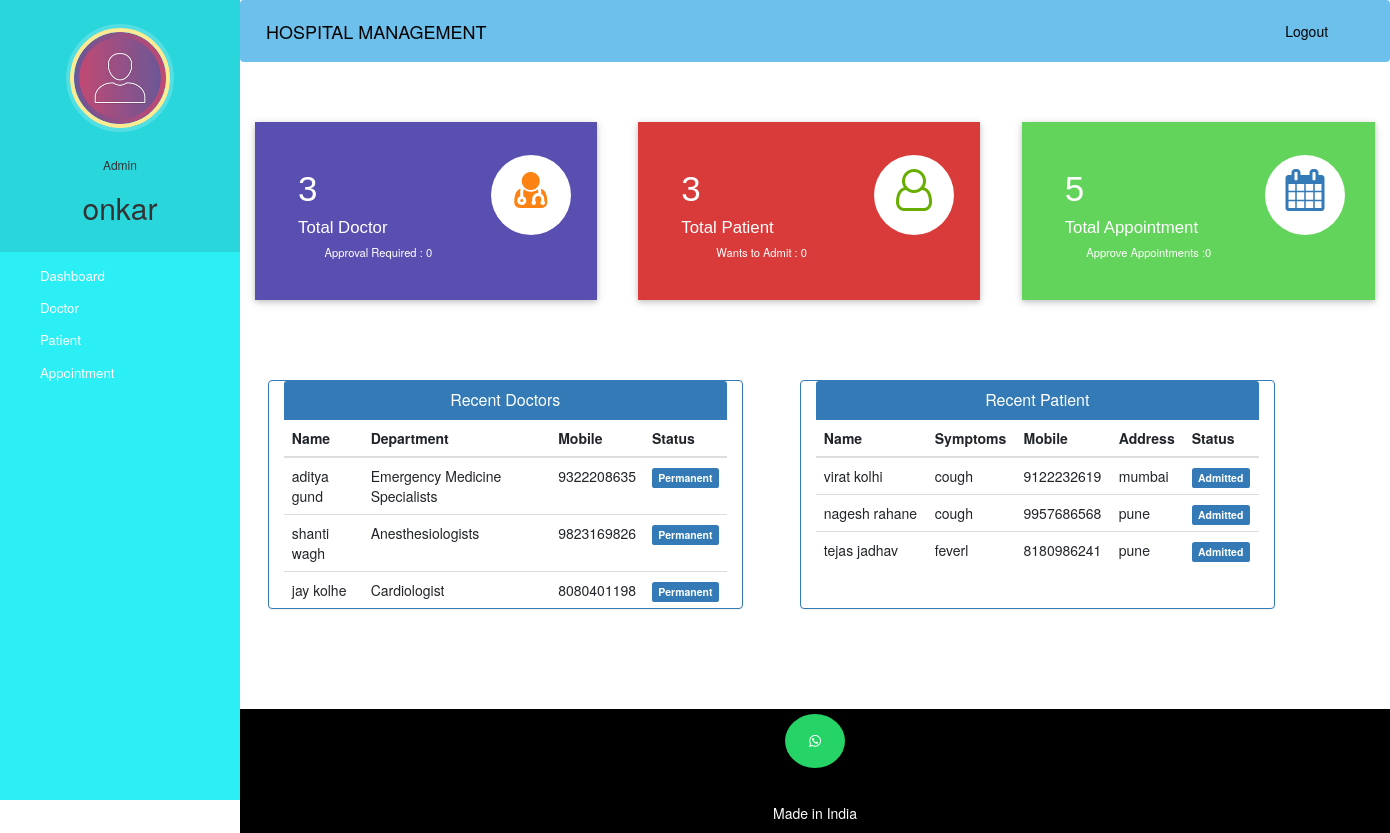
Page /admin-dashboard (signed in) on the committed database.
### hospital/models.py (models this page shows, shortened)
class Doctor(models.Model):
    user=models.OneToOneField(User,on_delete=models.CASCADE)
    profile_pic=models.ImageField(upload_to='profile_pic/DoctorProfilePic/',null=True,blank=True)#null is use for when we not give any image save default blank we can remain it blank
    address = models.CharField(max_length=40)
    mobile = models.CharField(max_length=20,null=True)
    department= models.CharField(max_length=50,choices=departments,default='Cardiologist')
    status=models.BooleanField(default=False)
    @property
    def get_name(self):
        return self.user.first_name+" "+self.user.last_name

class Patient(models.Model):
    user=models.OneToOneField(User,on_delete=models.CASCADE)
    profile_pic= models.ImageField(upload_to='profile_pic/PatientProfilePic/',null=True,blank=True)
    address = models.CharField(max_length=40)
    mobile = models.CharField(max_length=20,null=False)
    symptoms = models.CharField(max_length=100,null=False)
    assignedDoctorId = models.PositiveIntegerField(null=True)
    admitDate=models.DateField(auto_now=True)
    status=models.BooleanField(default=False)
    @property
    def get_name(self):
        return self.user.first_name+" "+self.user.last_name

### hospital/views.py (the view)
# urls.py: path('admin-dashboard', views.admin_dashboard_view,name='admin-dashboard'),
@login_required(login_url='adminlogin')
@user_passes_test(is_admin)
def admin_dashboard_view(request):
    doctors=models.Doctor.objects.all().order_by('-id')
    patients=models.Patient.objects.all().order_by('-id')
    doctorcount=models.Doctor.objects.all().filter(status=True).count()
    pendingdoctorcount=models.Doctor.objects.all().filter(status=False).count()
    patientcount=models.Patient.objects.all().filter(status=True).count()
    pendingpatientcount=models.Patient.objects.all().filter(status=False).count()
    appointmentcount=models.Appointment.objects.all().filter(status=True).count()
    pendingappointmentcount=models.Appointment.objects.all().filter(status=False).count()
    mydict={
    'doctors':doctors,
    'patients':patients,
    'doctorcount':doctorcount,
    'pendingdoctorcount':pendingdoctorcount,
    'patientcount':patientcount,
    'pendingpatientcount':pendingpatientcount,
    'appointmentcount':appointmentcount,
    'pendingappointmentcount':pendingappointmentcount,
    }
    return render(request,'hospital/admin_dashboard.html',context=mydict)

### hospital/views.py (called while the page is built)
def is_admin(user):
    return user.groups.filter(name='ADMIN').exists()

### templates/hospital/admin_dashboard.html
{% extends 'hospital/admin_base.html' %}
{% load static %}
{% block content %}
{%include 'hospital/admin_dashboard_cards.html'%}
<br><br><br><br>
<div class="container">
  <div class="row">
    <div class="panel panel-primary col-md-5" style="margin-left:2%;">
      <div class="panel-heading" style="text-align:center;">
        <h6 class="panel-title">Recent Doctors</h6>
      </div>
      <table class="table table-hover" id="dev-table">
        <thead>
          <tr>
            <th>Name</th>
            <th>Department</th>
            <th>Mobile</th>
            <th>Status</th>
          </tr>
        </thead>
        {% for d in doctors %}
        <tr>
          <td> {{d.get_name}}</td>
          <td>{{d.department}}</td>
          <td>{{d.mobile}}</td>
          {%if d.status%}
          <td> <span class="label label-primary">Permanent</span></td>
          {% else %}
          <td> <span class="label label-success">On Hold</span></td>
          {% endif %}
        </tr>
        {% endfor %}
      </table>
    </div>
    <div class="panel panel-primary col-md-5" style="margin-left:5%;">
      <div class="panel-heading" style="text-align:center;">
        <h6 class="panel-title">Recent Patient</h6>
      </div>
      <table class="table table-hover" id="dev-table">
        <thead>
          <tr>
            <th>Name</th>
            <th>Symptoms</th>
            <th>Mobile</th>
            <th>Address</th>
            <th>Status</th>
          </tr>
        </thead>
        {% for p in patients %}
        <tr>
          <td> {{p.get_name}}</td>
          <td>{{p.symptoms}}</td>
          <td>{{p.mobile}}</td>
          <td>{{p.address}}</td>
          {%if p.status%}
          <td> <span class="label label-primary">Admitted</span></td>
          {% else %}
          <td> <span class="label label-success">On Hold</span></td>
          {% endif %}
        </tr>
        {% endfor %}
      </table>
    </div>
  </div>
</div>
{% endblock content %}

### templates/hospital/admin_base.html (shortened to what this page needs)
<!DOCTYPE html>
{% load static %}
<html lang="en">
<head>
  <link rel="stylesheet" href="https://stackpath.bootstrapcdn.com/bootstrap/4.3.1/css/bootstrap.min.css">
  <link rel="stylesheet" href="https://maxcdn.bootstrapcdn.com/font-awesome/4.7.0/css/font-awesome.min.css">
  <link rel="stylesheet" href="{% static '/style.css' %}">
</head>
<body>
  <nav class="menu" tabindex="0">
    <header class="avatar">
      <img src="{% static "images/adminpropic.png" %}" />
      <br><br>
      <h6>Admin</h6>
      <h2>{{request.user.first_name}}</h2>
    </header>
    <ul>
      <li tabindex="0" class="icon-dashboard"> <a style="color:white; text-decoration:none;" href="/admin-dashboard"><span>Dashboard</span></a> </li>
      <li tabindex="0" class="icon-customers"> <a style="color:white; text-decoration:none;" href="/admin-doctor"><span>Doctor</span></a></li>
      <li tabindex="0" class="icon-users"> <a style="color:white; text-decoration:none;" href="/admin-patient"><span>Patient</span></a></li>
      <li tabindex="0" class="icon-calendar"> <a style="color:white; text-decoration:none;" href="/admin-appointment"><span>Appointment</span></a></li>
    </ul>
  </nav>
  <main>
    <div class="bs-example">
      <nav class="navbar navbar-expand-md  navbar-dark fixed-top" style="background:#6cc0eb;;">
        <a href="/admin-dashboard" class="navbar-brand" style = "color : black">HOSPITAL MANAGEMENT</a>
        <div class="collapse navbar-collapse justify-content-between" id="navbarCollapse">
          <div class="navbar-nav" style=" margin-left: 90%;">
            <a href="/logout" class="nav-item nav-link" style = "color : black">Logout</a>
          </div>
        </div>
      </nav>
    </div>
    <br><br>
    {% block content %}
    {% endblock content %}
    <br><br><br><br>
    <footer>
      <p>
        <a id="ftr" href="https://api.whatsapp.com/send?phone=918766046082&text=Hello%20Shashank.%0d%0aHow%20are%20you%20%3f%0d%0aI%20came%20from%20your%20website.&source=&data=#" class="fa fa-whatsapp"></a>
      </p>
      <br>
      <div class="container">
        <div class="row">
          <div class="col-md-12 col-sm-12">
            <div style="color:#ffffff;" class="wow fadeInUp footer-copyright">
              <p>Made in India <br></p>
            </div>
          </div>
        </div>
      </div>
    </footer>
  </main>
</body>
</html>

### static/style.css (style rules this page uses)
body { padding-left: 240px; }
main { position: relative; height: 100vh; }
.menu { background: #5bc995; height: 100vh; width: 240px; position: fixed; top: 0px; left: 0; z-index: 5; outline: none; }
.menu .avatar { background: rgba(0, 0, 0, 0.1); padding: 2em 0.5em; text-align: center; }
.menu .avatar img { width: 100px; border-radius: 50%; overflow: hidden; border: 4px solid #ffea92; box-shadow: 0 0 0 4px rgba(255, 255, 255, 0.2); }
.menu .avatar h2 { font-weight: normal; margin-bottom: 0; }
.menu ul { list-style: none; padding: 0.5em 0; margin: 0; }
.menu ul li { padding: 0.5em 1em 0.5em 3em; font-size: 0.95em; font-weight: regular; background-repeat: no-repeat; background-position: left 15px center; background-size: auto 20px; transition: all 0.15s linear; cursor: pointer; }
.menu ul li.icon-dashboard { background-image: url("http://www.entypo.com/images//gauge.svg"); }
.menu ul li.icon-customers { background-image: url("http://www.entypo.com/images//briefcase.svg"); }
.menu ul li.icon-users { background-image: url("http://www.entypo.com/images//users.svg"); }
.menu ul li.icon-calendar { background-image: url("http://www.entypo.com/images//calendar.svg"); }

### templates/hospital/admin_base.html (style rules this page uses)
a:link { text-decoration: none; }
a { color: white; }
footer { padding: 0px 0px 0px 0px; background-color: black; margin: 0px; }
#ftr { padding: 20px; }
.fa { font-size: 23px; width: 60px; text-align: center; text-decoration: none; margin: 5px 2px; border-radius: 50%; }
.fa-whatsapp { background: #25d366; color: white; }
p { text-align: center; }
body { padding-left: 240px; }
main { position: relative; height: 100vh; }
.menu { background: #2ceef5; height: 100vh; width: 240px; position: fixed; top: 0px; left: 0; z-index: 5; outline: none; }
.menu .avatar { background: rgba(0, 0, 0, 0.1); padding: 2em 0.5em; text-align: center; }
.menu .avatar img { width: 100px; border-radius: 50%; overflow: hidden; border: 4px solid #ffea92; box-shadow: 0 0 0 4px rgba(255, 255, 255, 0.2); }
.menu .avatar h2 { font-weight: normal; margin-bottom: 0; }
.menu ul { list-style: none; padding: 0.5em 0; margin: 0; }
.menu ul li { padding: 0.5em 1em 0.5em 3em; font-size: 0.95em; font-weight: regular; background-repeat: no-repeat; background-position: left 15px center; background-size: auto 20px; transition: all 0.15s linear; cursor: pointer; }
.menu ul li.icon-dashboard { background-image: url("http://www.entypo.com/images//gauge.svg"); }
.menu ul li.icon-customers { background-image: url("http://www.entypo.com/images//briefcase.svg"); }
.menu ul li.icon-users { background-image: url("http://www.entypo.com/images//users.svg"); }
.menu ul li.icon-calendar { background-image: url("http://www.entypo.com/images//calendar.svg"); }

### rows in the picture
Doctor: get_name "aditya gund", department "Emergency Medicine Specialists", mobile "9322208635", status "Permanent"
Doctor: get_name "shanti wagh", department "Anesthesiologists", mobile "9823169826", status "Permanent"
Doctor: get_name "jay kolhe", department "Cardiologist", mobile "8080401198", status "Permanent"
Patient: get_name "virat kolhi", symptoms "cough", mobile "9122232619", address "mumbai", status "Admitted"
Patient: get_name "nagesh rahane", symptoms "cough", mobile "9957686568", address "pune", status "Admitted"
Patient: get_name "tejas jadhav", symptoms "feverl", mobile "8180986241", address "pune", status "Admitted"

### other values in the picture
{{ request.user.first_name }} "onkar"
{{ doctorcount }} "3"
{{ pendingdoctorcount }} "0"
{{ patientcount }} "3"
{{ pendingpatientcount }} "0"
{{ appointmentcount }} "5"
{{ pendingappointmentcount }} "0"
